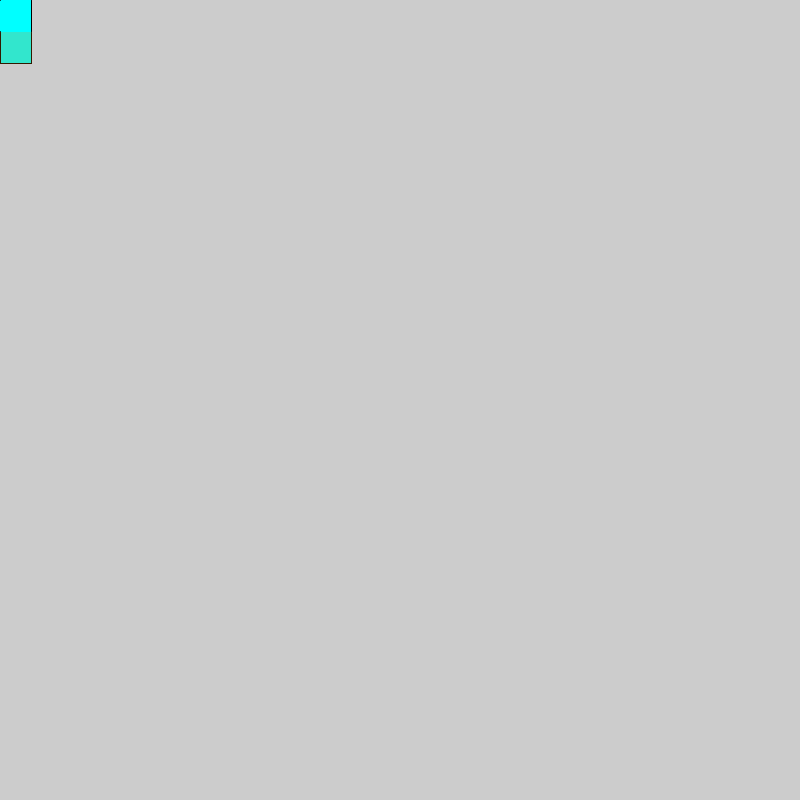
Frame 1 (no input)
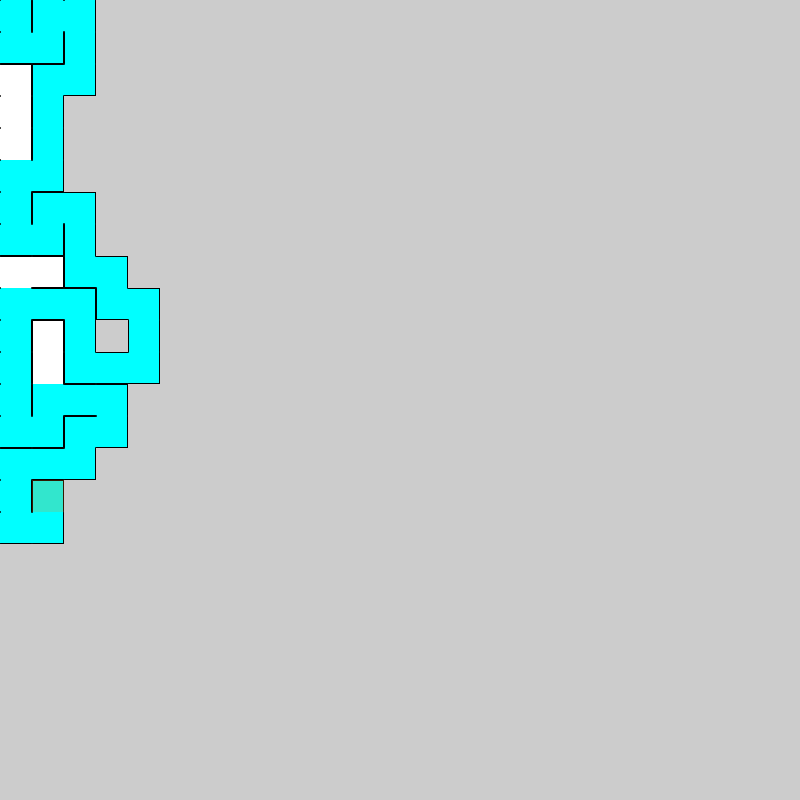
Frame 60 (the mouse pressed at the canvas centre just before this capture)
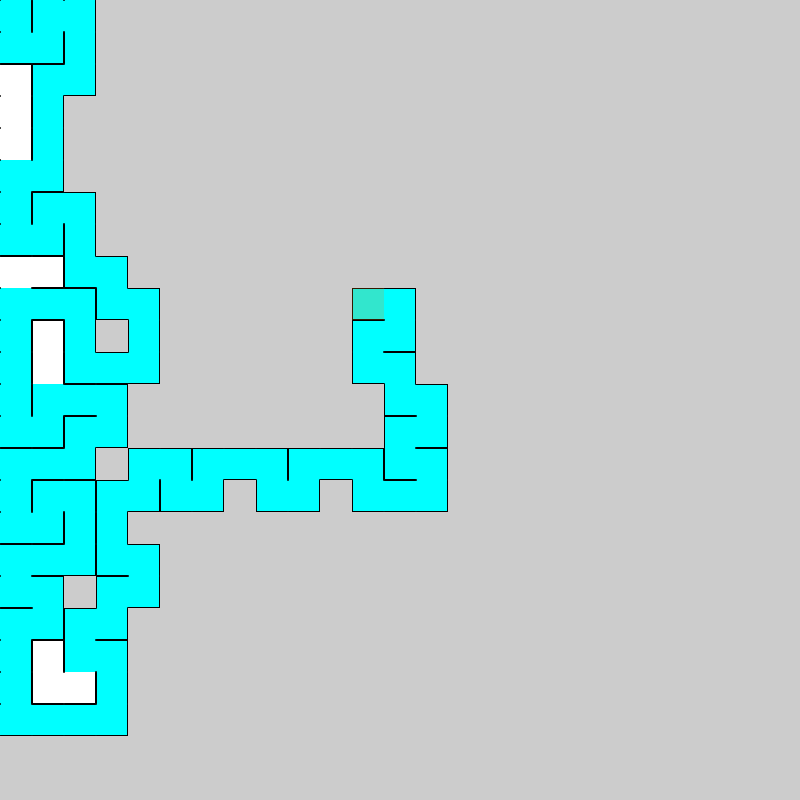
Frame 120 (the mouse held since frame 60 and released just before this capture)

The Processing sketch that drew these frames (run headless with seeded random() and noise(); from frame 60 on, the mouse is pressed at the canvas centre):

// Processing sketch: Maze_Generator
// ── Maze_Generator.pde
MazeGen mg;

void setup(){
  size(800,800);
  mg = new MazeGen();
}

void draw(){
  mg.update();
  mg.display();
}

// ── MazeGen.pde
class MazeGen{
  int x=0, y=0;
  int size=32;
  
  Tile[][] tiles;
  ArrayList<Tile> stack = new ArrayList<Tile>();
  
  MazeGen(){
    tiles = new Tile[width/size][height/size];
  }
  
  void update(){
    Tile current = tiles[y][x]; //<>//
    
    if(current == null){
      Tile t = new Tile(x*size,y*size,size);
      tiles[y][x] = t;
      current = t;
      
      stack.add(t);
    }
    
    if(y == 0) 
      current.up = true;
    if(y == height/size) 
      current.down = true;
    if(x == 0) 
      current.left = true;
    if(x == width/size) 
      current.right = true;
    
    if(
       (y>0             && tiles[y-1][x] == null) ||
       (y<height/size-1 && tiles[y+1][x] == null) ||
       (x>0             && tiles[y][x-1] == null) ||
       (x< width/size-1 && tiles[y][x+1] == null)
    ) {
      
      while(true){
        int chance = (int) random(0,4);
        
        if(chance == 0 && y>0           && tiles[y-1][x] == null){
          current.up = true;
          y--;
          tiles[y][x] = new Tile(x*size,y*size,size);
          tiles[y][x].down = true;
          stack.add(tiles[y][x]);
          break;
        }
        else if(chance == 1 && y<height/size-1 && tiles[y+1][x] == null){
          current.down = true;
          y++;
          tiles[y][x] = new Tile(x*size,y*size,size);
          tiles[y][x].up = true;
          stack.add(tiles[y][x]);
          break;
        }
        else if(chance == 2 && x>0           && tiles[y][x-1] == null){
          current.left = true;
          x--;
          tiles[y][x] = new Tile(x*size,y*size,size);
          tiles[y][x].right = true;
          stack.add(tiles[y][x]);
          break;
        }
        else if(chance == 3 && x< width/size-1 && tiles[y][x+1] == null){
          current.right = true;
          x++;
          tiles[y][x] = new Tile(x*size,y*size,size);
          tiles[y][x].left = true;
          stack.add(tiles[y][x]);
          break;
        }
      }
    }
    else {
      x = stack.get(stack.size()-2).x/size;
      y = stack.get(stack.size()-2).y/size;
      stack.remove(stack.size()-1);
    }
  }
  
  Boolean check(){
    for(Tile s : stack){
      if(s.x == x && s.y == y)
        return true;
    }
    return false;
  }
  
  void display(){
    for(int k=0; k<tiles.length;k++)
      for(int m=0; m<tiles.length;m++)
        if(tiles[k][m] != null)
          tiles[k][m].display(color(255));
    
    for(Tile s : stack)
      s.display(color(0,255,255));
    
    noStroke();
    fill(255,128,0,50);
    rect(x*size,y*size,size,size);
  }
}

// ── Tile.pde
class Tile{
  int x, y;
  int size;
  
  Boolean up=false, right=false, down=false, left=false;
  
  Tile(int x, int y, int size){
    this.x = x;
    this.y = y;
    this.size = size;
  }
  
  void set(int x, int y){
    this.x = x;
    this.y = y;
  }
  
  void display(color c){
    pushMatrix();
    translate(x,y);
    
    noStroke();
    fill(c);
    rect(0,0,size,size);
    
    stroke(0);
    fill(0);
    
    point(     0,     0);
    point(     0,size-1);
    point(size-1,     0);
    point(size-1,size-1);
    
    if(!up)
      line(0,0,size-1,0);
    if(!right)
      line(size-1,0,size-1,size-1);
    if(!down)
      line(0,size-1,size-1,size-1);
    if(!left)
      line(0,0,0,size-1);
    
    popMatrix();
  }
}
